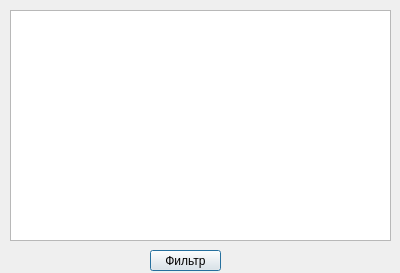
<?xml version="1.0" encoding="UTF-8"?>
<ui version="4.0">
 <class>dfilter</class>
 <widget class="QDialog" name="dfilter">
  <property name="geometry">
   <rect>
    <x>0</x>
    <y>0</y>
    <width>400</width>
    <height>273</height>
   </rect>
  </property>
  <property name="windowTitle">
   <string>Dev-фильтр</string>
  </property>
  <widget class="QPushButton" name="btnFilter">
   <property name="geometry">
    <rect>
     <x>150</x>
     <y>250</y>
     <width>71</width>
     <height>21</height>
    </rect>
   </property>
   <property name="text">
    <string>Фильтр</string>
   </property>
  </widget>
  <widget class="QTreeWidget" name="treeWidget">
   <property name="geometry">
    <rect>
     <x>10</x>
     <y>10</y>
     <width>381</width>
     <height>231</height>
    </rect>
   </property>
   <property name="headerHidden">
    <bool>true</bool>
   </property>
   <column>
    <property name="text">
     <string notr="true">1</string>
    </property>
   </column>
  </widget>
 </widget>
 <resources/>
 <connections/>
</ui>
